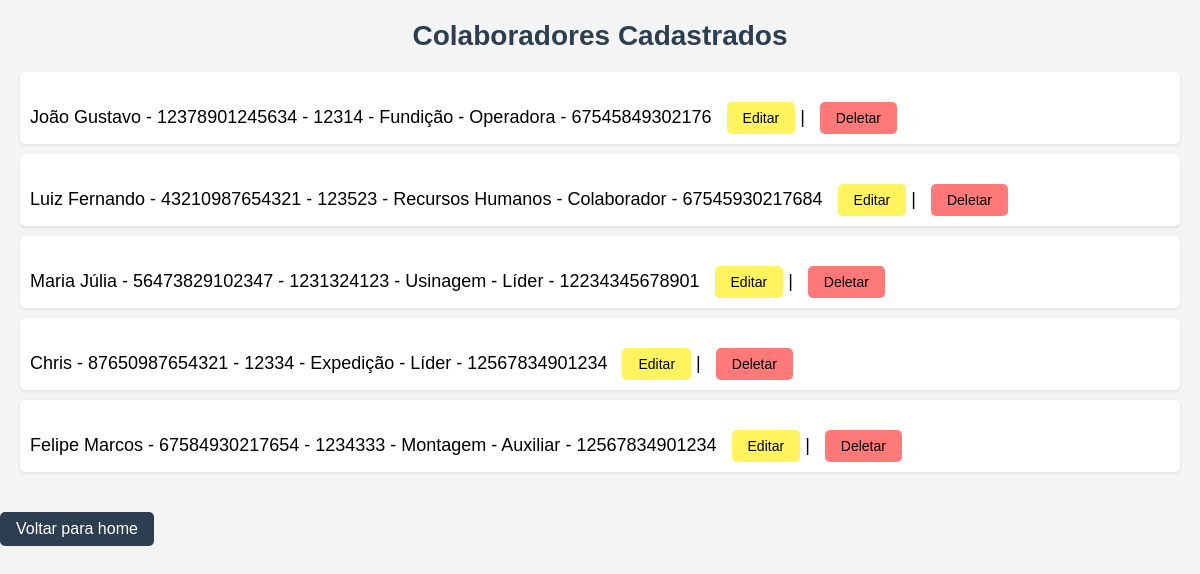
The page /listar_colaboradores/ on the database its author committed.
### epi_app/models.py (models this page shows, shortened)
class ColaboradorModel(models.Model):
    cpf = models.CharField(max_length=14, null=False)
    nome = models.CharField(max_length=100, null=False)
    numero_colaborador = models.IntegerField(null=False)
    setor = models.CharField(max_length=45, null=False)
    cargo = models.CharField(max_length=45)
    telefone = models.CharField(max_length=14)

### epi_app/views.py (the view)
# urls.py: path('listar_colaboradores/', views.listar_colaboradores, name='listar_colaboradores'),
def listar_colaboradores(request):
    colaboradores = ColaboradorModel.objects.all()
    return render(request, 'pages/listar_colaboradores.html', context={'colaboradores': colaboradores})

### epi_app/templates/pages/listar_colaboradores.html (shortened to what this page needs)
{% load static %}
<!DOCTYPE html>
<html lang="pt-br">
<head>
</head>
<body>
    <h1>Colaboradores Cadastrados</h1>
    <ul>
        {% for colaborador in colaboradores %}
            <li>{{ colaborador.nome }} - {{ colaborador.cpf }} - {{ colaborador.numero_colaborador }} - {{ colaborador.setor }} - {{colaborador.cargo }} - {{colaborador.telefone }}
                <a class="editar" href="{% url 'atualizar_colaborador' colaborador.id %}">Editar</a> |
                <a class="excluir" href="#" onclick="abrirModal(event, '{% url 'excluir_colaborador' colaborador.id %}')">Deletar</a>
            </li>
        {% empty %}
            <li>Nenhum colaborador cadastrado.</li>
        {% endfor %}
    </ul>
    <a href="{% url 'base' %}">Voltar para home</a>
</body>

### epi_app/templates/pages/listar_colaboradores.html (style rules this page uses)
body { font-family: Arial, sans-serif; background-color: #f4f4f4; margin: 0; padding: 0; }
h1 { text-align: center; font-size: 28px; color: #2C3E50; margin-top: 20px; }
ul { list-style-type: none; padding: 0; margin: 20px; }
ul li { background-color: #fff; padding: 10px; margin-bottom: 10px; border-radius: 5px; box-shadow: 0 1px 3px rgba(0, 0, 0, 0.1); font-size: 18px; }
ul li a { text-decoration: none; color: #000000; font-size: 14px; margin-left: 10px; }
a { display: inline-block; padding: 8px 16px; background-color: #2C3E50; color: #ffffff; text-decoration: none; border-radius: 5px; margin-top: 20px; text-align: center; }
.editar { background-color: #ffee00a1; }
.excluir { background-color: #ff000086; }

### rows shown on the page
ColaboradorModel: nome "João Gustavo", cpf "12378901245634", numero_colaborador "12314", setor "Fundição", cargo "Operadora", telefone "67545849302176"
ColaboradorModel: nome "Luiz Fernando", cpf "43210987654321", numero_colaborador "123523", setor "Recursos Humanos", cargo "Colaborador", telefone "67545930217684"
ColaboradorModel: nome "Maria Júlia", cpf "56473829102347", numero_colaborador "1231324123", setor "Usinagem", cargo "Líder", telefone "12234345678901"
ColaboradorModel: nome "Chris", cpf "87650987654321", numero_colaborador "12334", setor "Expedição", cargo "Líder", telefone "12567834901234"
ColaboradorModel: nome "Felipe Marcos", cpf "67584930217654", numero_colaborador "1234333", setor "Montagem", cargo "Auxiliar", telefone "12567834901234"
